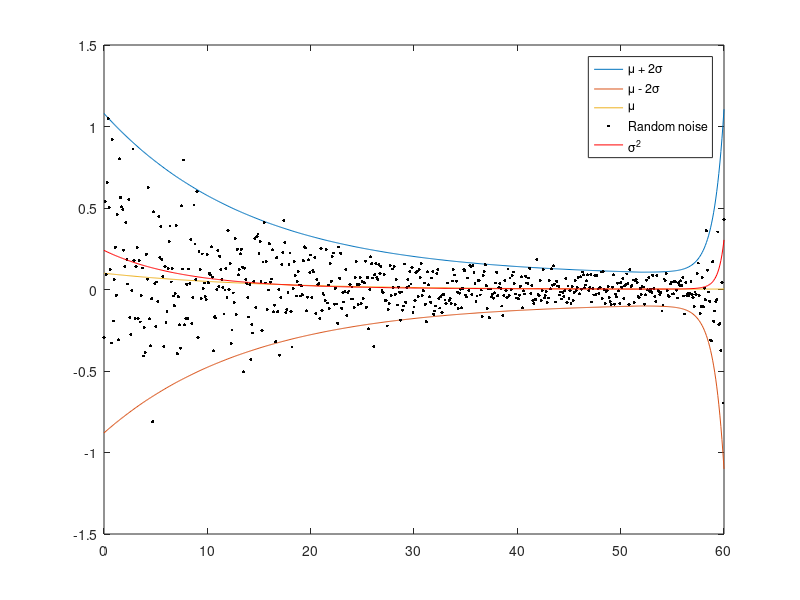

This figure's MATLAB source:
clear; close all; clc;
%% RANDOM DATA GENERATOR
step        =   0.1;
x           =   0:step:60;       % X Axis
incThres    =   52;
nSamples    =   round(1.5*length(x));
xSamples    =   datasample(x, nSamples, 'Replace', true);
indInc      =   find(x==incThres);
xInc        =   0:step:x(end)-incThres;

% Upper limit
uk          =   0.07;
ub          =   1;
uLimit      =   ub*exp(-uk*x)+0.08;  % 2-sigma
ruLimit     =   exp(1*(xInc+x(indInc)-60));   % Increase at end
ruLimit     =   ruLimit - ruLimit(1) + uLimit(indInc);
uLimit(indInc:end)      =   ruLimit;

% Lower limit
lk          =   0.07;
lb          =   -0.8;
lLimit      =   lb*exp(-lk*x)-0.08;  % 2-sigma
rlLimit     =   -exp(1*(xInc+x(indInc)-60)); % Increase at end
rlLimit     =   rlLimit - rlLimit(1) + lLimit(indInc);
lLimit(indInc:end)      =   rlLimit;

trueMean     =   (uLimit+lLimit)/2;

sigma       =   (uLimit-trueMean)./2;
trueVar     =   sigma.^2;
y           =   normrnd(trueMean, sigma);
y2          =   (y - trueMean).^2;

figure;
plot(x, uLimit); hold on;
plot(x, lLimit); hold on;
plot(x, trueMean); hold on;
plot(x, y, 'k.','MarkerSize',7);
%plot(x, y2, 'r*','MarkerSize',3);
% plot(x, y2, 'r-');
plot(x, trueVar, 'r-');
legend('\mu + 2\sigma', '\mu - 2\sigma', '\mu', 'Random noise', '\sigma^2'); 

save('data2', 'x', 'y', 'y2', 'trueMean', 'trueVar');

